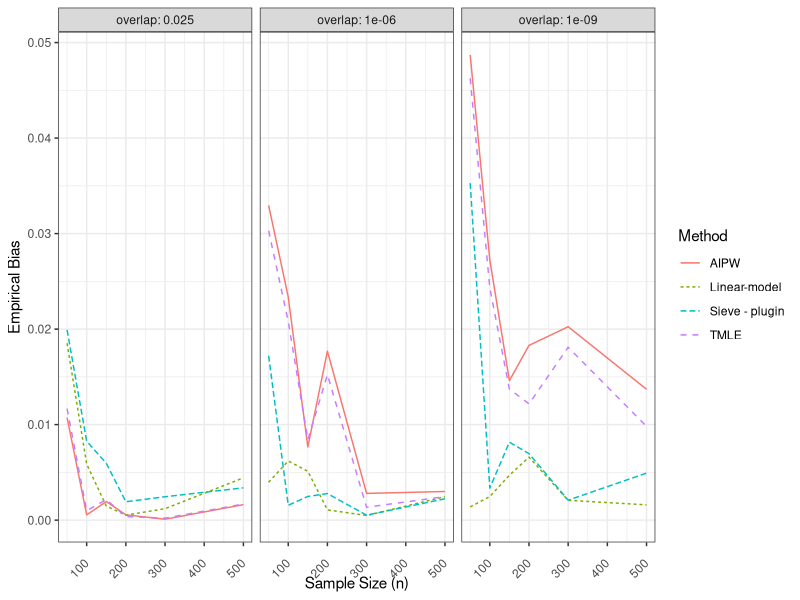
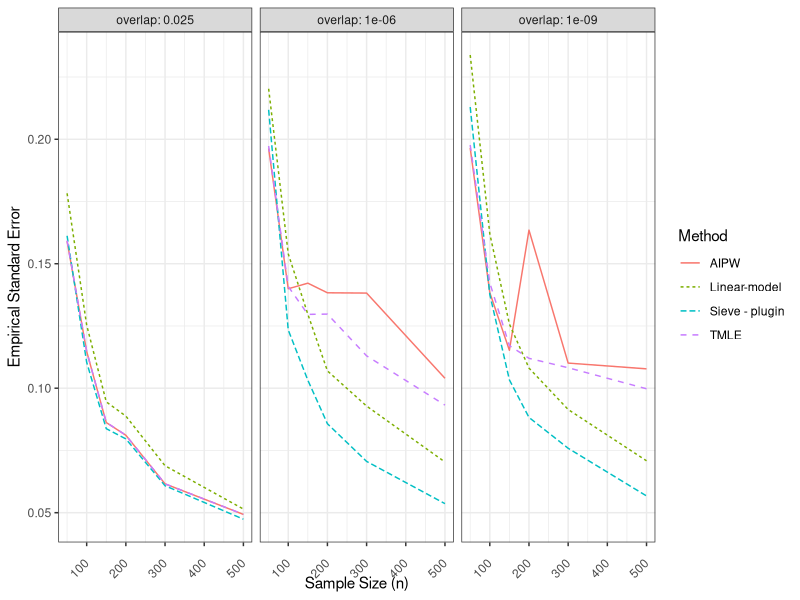
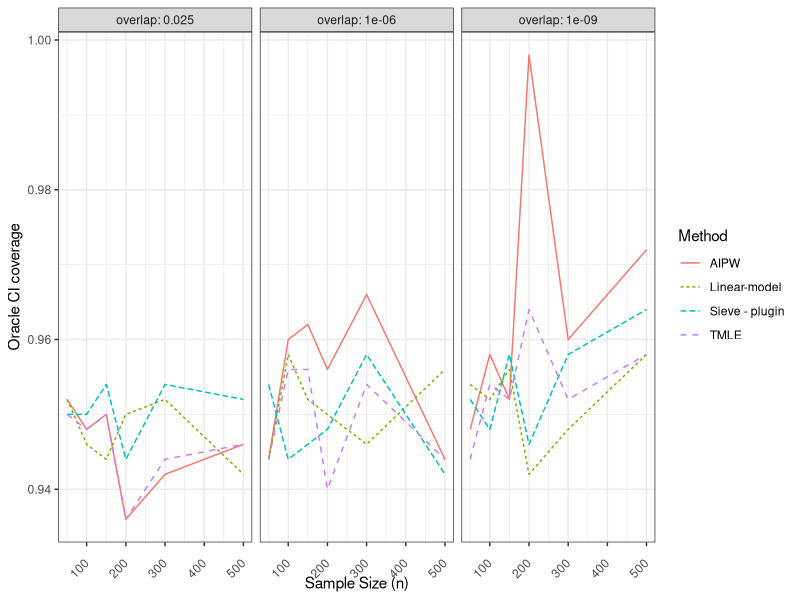
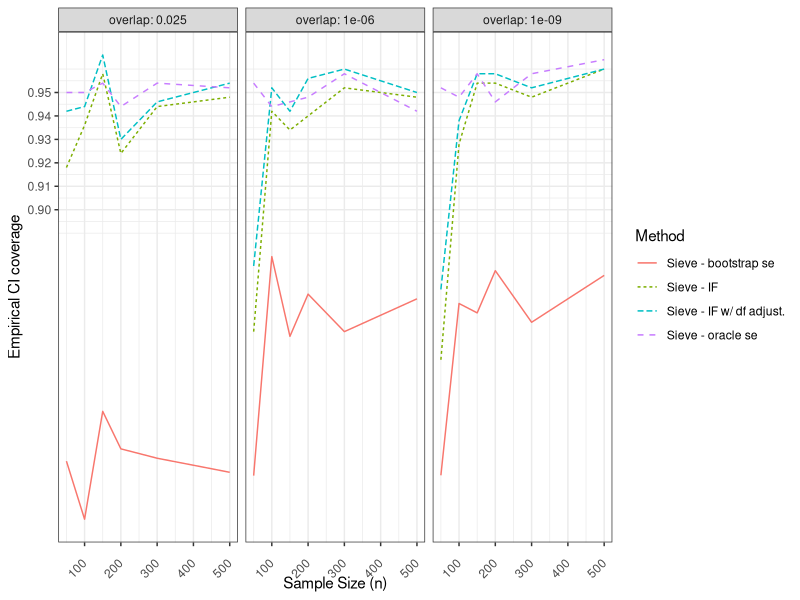
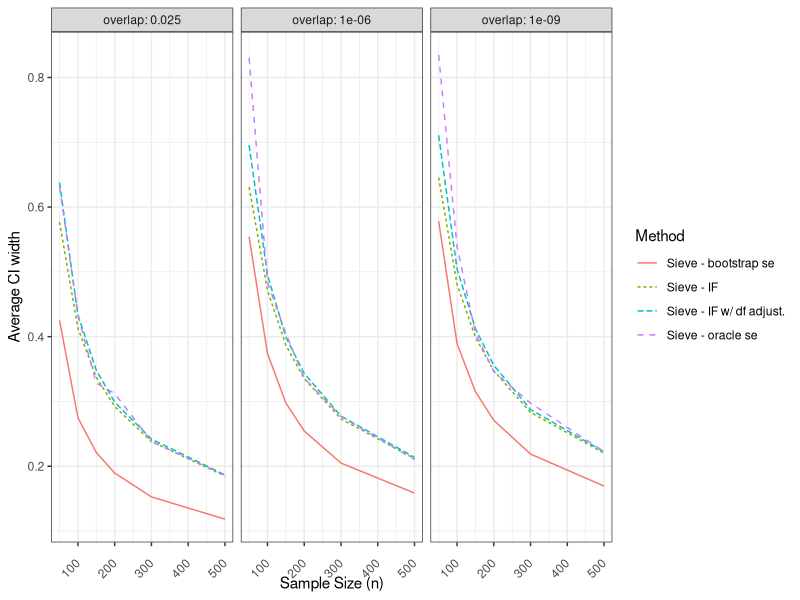
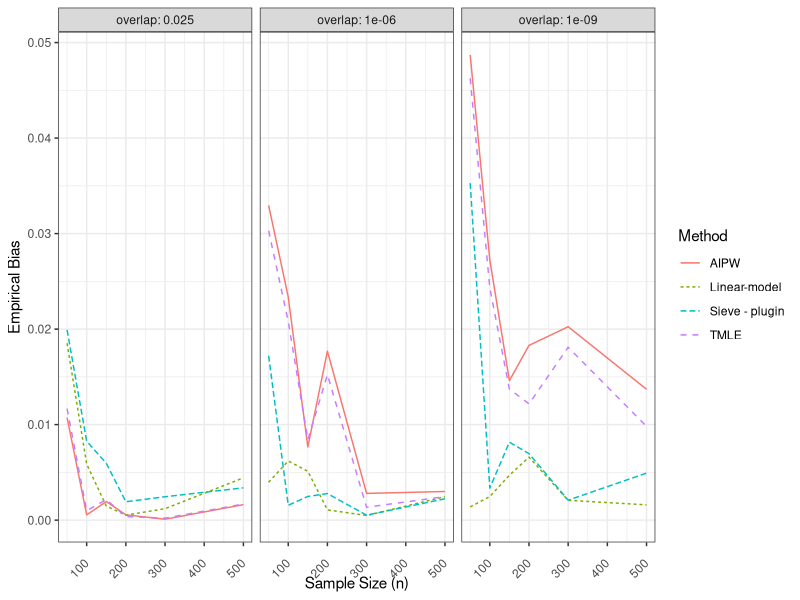
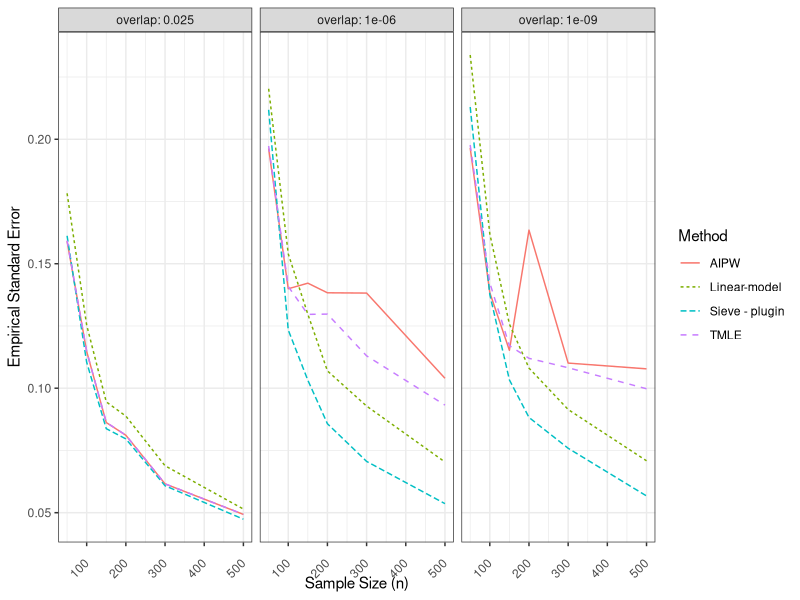
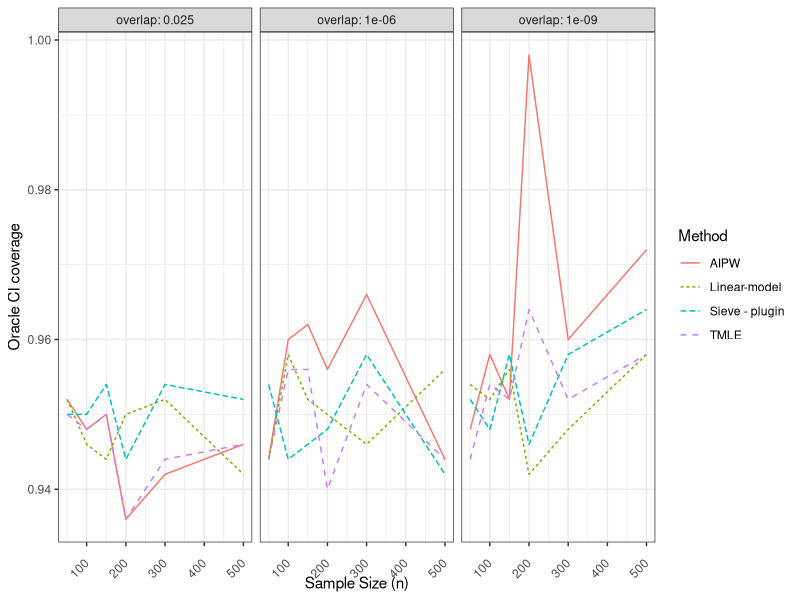

Here is the R script that generated these plots, in order:



 link <-  "SimPlotHALsmallSample2"


ATE <- 1
library(data.table)

 outs <- fread("SimpleParametricHALSmallSamples2.csv")





 ATE <- 1
 library(data.table)


 # outs$const[outs$const == 3] <- "overlap: 1e-06"
 # outs$const[outs$const == 5] <- "overlap: 1e-10"
 # outs$const[outs$const == 8] <- "overlap: 1e-15"

 outs$const[outs$const == 3] <- "overlap: 1e-05"
 outs$const[outs$const == 5] <- "overlap: 1e-08"
 outs$const[outs$const == 8] <- "overlap: 1e-15"

 outs$const[outs$const == 1] <- "overlap: 0.025"

 outs$const[outs$const == 4] <- "overlap: 1e-06"
 outs$const[outs$const == 7] <- "overlap: 1e-09"


 out_sieveIF <- outs[,c("const", "n", "iter", "estimate", "CI_left", "CI_right")]
 out_sieveIF$method = "Sieve - IF"
 col_names <- colnames(out_sieveIF)

 out_sieve <- out_sieveIF
 out_sieve$method = "Sieve - plugin"

 out_sieveIF_df <- outs[,c("const", "n", "iter", "estimate", "CI_df_left", "CI_df_right")]
 out_sieveIF_df$method = "Sieve - IF w/ df adjust."
 colnames(out_sieveIF_df) <- col_names

 out_sieveboot <- outs[,c("const", "n", "iter", "estimate", "CI_boot_left", "CI_boot_right")]
 out_sieveboot$method = "Sieve - bootstrap se"
 colnames(out_sieveboot) <- col_names

 out_TMLE <- outs[,c("const", "n", "iter", "estimate_tmle", "CI_left_tmle", "CI_right_tmle")]
 out_TMLE$method = "TMLE"
 colnames(out_TMLE) <- col_names

 out_AIPW <- outs[,c("const", "n", "iter", "estimate_aipw", "CI_left_aipw", "CI_right_aipw")]
 out_AIPW$method = "AIPW"
 colnames(out_AIPW) <- col_names

 out_lm <- outs[,c("const", "n", "iter", "estimate_lm", "CI_left_lm", "CI_right_lm")]
 out_lm$method = "Linear-model"
 colnames(out_lm) <- col_names



 out_sieve_oracle <-out_sieveIF
 out_sieve_oracle$method <- "Sieve - oracle se"

 out_sieve_oracle[, CI_left:= estimate - qnorm(1-0.05/2) * sd(estimate), by = c("const", "n")]
 out_sieve_oracle[, CI_right:= estimate + qnorm(1-0.05/2) * sd(estimate), by = c("const", "n")]


 results <- rbind(out_sieve, out_sieve_oracle, out_sieveIF, out_sieveIF_df, out_sieveboot, out_TMLE, out_AIPW, out_lm)


 coverage <- results[, mean(ATE >= CI_left & ATE <= CI_right, na.rm=T), by = c("const", "method", "n")]
 CI_width <- results[, mean(CI_right - CI_left, na.rm=T), by = c("const", "method", "n")]
 cov_oracle = results[, mean(abs(estimate-ATE) <=  1.959964 * sd(estimate))  ,  by = c("const", "n", "method")]
 bias <- results[, mean(estimate - ATE), by = c("const", "method", "n")]
 se <- results[, sd(estimate - ATE, na.rm=T), by = c("const", "method", "n")]

 plot_data <- data.table(const = coverage$const, method = coverage$method, n = coverage$n,  cov_oracle=cov_oracle[[4]],
                         bias = abs(bias[[4]]),
                         se = se[[4]],
                         coverage = coverage[[4]],
                         CI_width = CI_width[[4]]
 )

 library(ggplot2)

 ggplot(plot_data[method %in% c("Linear-model", "AIPW", "TMLE", "Sieve - plugin")], aes(x=n, y = bias, group = method, color = method, linetype=method)) + geom_line() +  facet_wrap(~ const) + theme_bw() + theme(axis.text.x = element_text(angle = 45, hjust = 1, vjust = 0.5))  + labs(x = "Sample Size (n)", y = "Empirical Bias", color = "Method", group = "Method", linetype = "Method")




 ggsave(paste0(link, "_bias.pdf"), width = 7, height = 4)

 ggplot(plot_data[method %in% c("Linear-model", "AIPW", "TMLE", "Sieve - plugin")], aes(x=n, y = se, group = method, color = method, linetype=method)) + geom_line() +  facet_wrap(~ const) + theme_bw() + theme(axis.text.x = element_text(angle = 45, hjust = 1, vjust = 0.5))  + labs(x = "Sample Size (n)", y = "Empirical Standard Error", color = "Method", group = "Method", linetype = "Method")


 #ggsave("SimPlotHALsmallSample_se.pdf", width = 7, height = 4)

 ggsave(paste0(link, "_se.pdf"), width = 7, height = 4)



 ggplot(plot_data[method %in% c("AIPW", "TMLE","Linear-model", "Sieve - plugin")] , aes(x=n, y = cov_oracle, group = method, color = method, linetype=method)) + geom_line() +  facet_wrap(~ const) + theme_bw() + theme(axis.text.x = element_text(angle = 45, hjust = 1, vjust = 0.5))  + labs(x = "Sample Size (n)", y = "Oracle CI coverage", color = "Method", group = "Method", linetype = "Method") + scale_y_continuous( )

 ggsave(paste0(link, "_coverage_oracle.pdf"), width = 7, height = 4)


 #plot_data <- plot_data[!(method %in% c("Sieve - IF w/ df adjust.", "Sieve - oracle se", "Sieve - IF", "Sieve - bootstrap se"))]
 plot_data <- plot_data[!(method %in% c("Linear-model", "AIPW", "TMLE", "Sieve - plugin"))]


 ggplot(plot_data , aes(x=n, y = coverage, group = method, color = method, linetype=method)) + geom_line() +  facet_wrap(~ const) + theme_bw() + theme(axis.text.x = element_text(angle = 45, hjust = 1, vjust = 0.5))  + labs(x = "Sample Size (n)", y = "Empirical CI coverage", color = "Method", group = "Method", linetype = "Method") + scale_y_continuous(breaks = c(0.95, 0.94, 0.93, 0.92, 0.91, 0.9))

 ggsave(paste0(link, "_coverage.pdf"), width = 7, height = 4)


 ggplot(plot_data  , aes(x=n, y = CI_width, group = method, color = method, linetype=method)) + geom_line() +  facet_wrap(~ const) + theme_bw() + theme(axis.text.x = element_text(angle = 45, hjust = 1, vjust = 0.5)) + labs(x = "Sample Size (n)", y = "Average CI width", color = "Method", group = "Method", linetype = "Method")

 ggsave(paste0(link, "_CI_width.pdf"), width = 7, height = 4)





